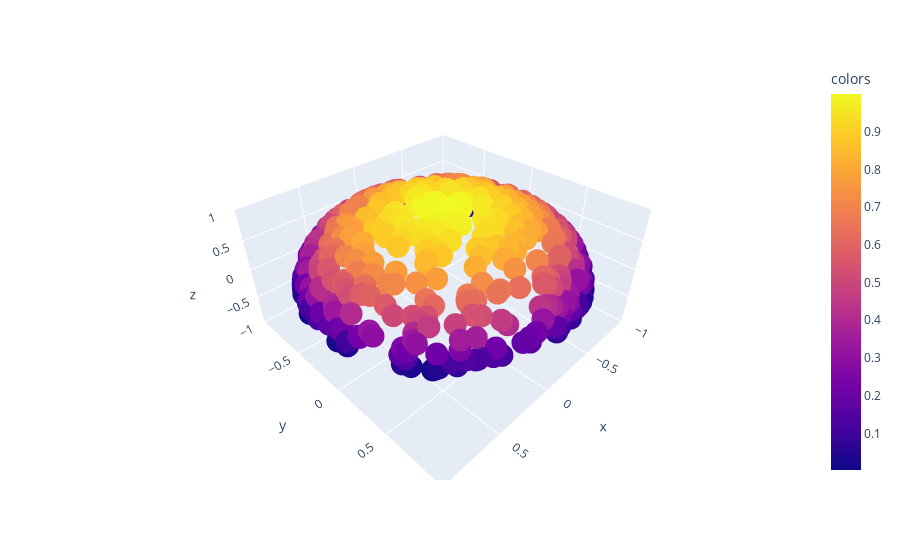

The notebook cell this image was saved under:
### Markdown cell above
# Tests

### Code cell
from diffusion_curvature.datasets import sphere
from diffusion_curvature.utils import plot_3d
import matplotlib.pyplot as plt
X_sphere, ks_sphere = sphere(1000) # keep it relatively sparse
X_cap_of_sphere = X_sphere[X_sphere[:,2] > 0] # Just the itty bitty polar top
print('num points',len(X_cap_of_sphere))
plot_3d(X_cap_of_sphere,X_cap_of_sphere[:,2],use_plotly=True)
# plt.scatter(X_cap_of_sphere[:,0],X_cap_of_sphere[:,1])

### Figure 1 — Plotly figure (JSON) as saved in the notebook; plotly's stock layout.template omitted (floating-point values rounded to 4 significant figures; data arrays with more than 128 entries replaced by an {"elided": "..."} marker saying what was removed)
{"data": [{"hovertemplate": "x=%{x}<br>y=%{y}<br>z=%{z}<br>colors=%{marker.color}<extra></extra>", "legendgroup": "", "marker": {"color": {"elided": "494 float values"}, "coloraxis": "coloraxis", "symbol": "circle"}, "mode": "markers", "name": "", "scene": "scene", "showlegend": false, "type": "scatter3d", "x": {"elided": "494 float values"}, "y": {"elided": "494 float values"}, "z": {"elided": "494 float values"}}], "layout": {"autosize": true, "coloraxis": {"colorbar": {"title": {"text": "colors"}}, "colorscale": [[0, "#0d0887"], [0.1111, "#46039f"], [0.2222, "#7201a8"], [0.3333, "#9c179e"], [0.4444, "#bd3786"], [0.5556, "#d8576b"], [0.6667, "#ed7953"], [0.7778, "#fb9f3a"], [0.8889, "#fdca26"], [1, "#f0f921"]]}, "legend": {"tracegroupgap": 0}, "margin": {"t": 60}, "scene": {"aspectmode": "auto", "aspectratio": {"x": 1.261, "y": 1.258, "z": 0.6306}, "camera": {"center": {"x": 0, "y": 0, "z": 0}, "eye": {"x": 1.352, "y": 1.352, "z": 1.352}, "projection": {"type": "perspective"}, "up": {"x": 0, "y": 0, "z": 1}}, "domain": {"x": [0, 1], "y": [0, 1]}, "xaxis": {"range": [-1.0, 1.0], "title": {"text": "x"}, "type": "linear"}, "yaxis": {"range": [-1.0, 1.0], "title": {"text": "y"}, "type": "linear"}, "zaxis": {"range": [-1.0, 1.0], "title": {"text": "z"}, "type": "linear"}}}}
